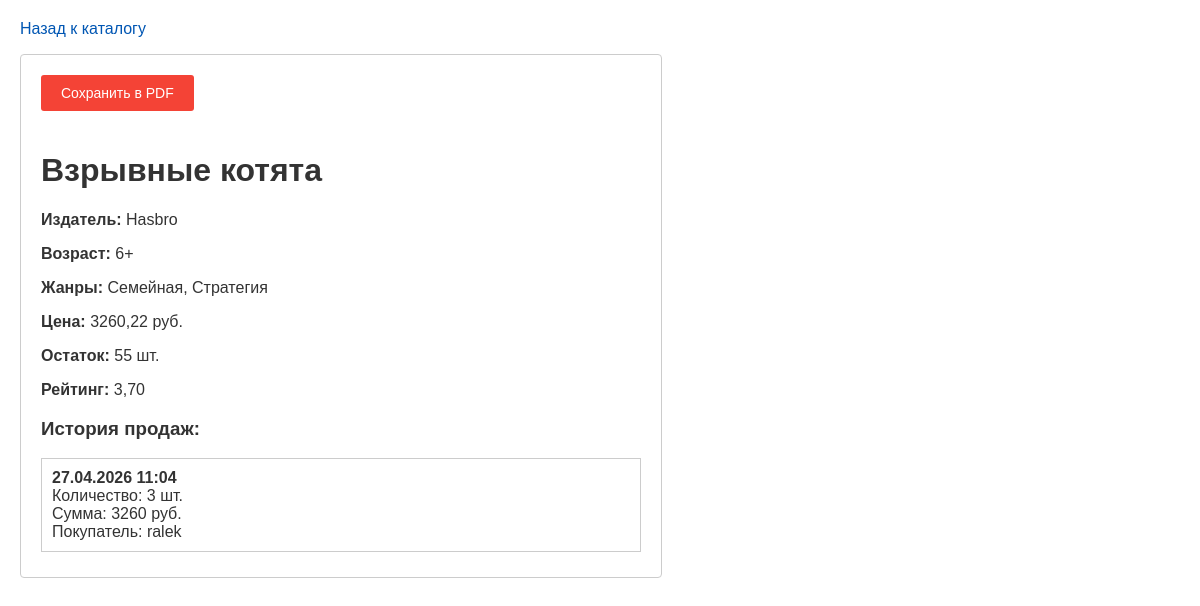
The page /game/32/ on the database its author committed.
### puzzlestore/models.py (models this page shows, shortened)
class BoardGame(models.Model):
    name = models.CharField(
        max_length=255,
        verbose_name="Название игры"
    )
    image = models.ImageField(
        upload_to='games/',
        blank=True,
        null=True,
        verbose_name="Изображение"
    )
    rules_file = models.FileField(
        upload_to='rules/',
        blank=True,
        null=True,
        verbose_name="Правила (PDF)",
        validators=[
            FileExtensionValidator(
                allowed_extensions=['pdf'],
                message='Файл правил должен быть в формате PDF'
            )
        ]
    )
    description = models.TextField(
        blank=True,
        null=True,
        verbose_name="Описание"
    )
    price = models.DecimalField(
        max_digits=10,
        decimal_places=2,
        verbose_name="Цена"
    )
    age_limit = models.ForeignKey(
        AgeLimit,
        on_delete=models.PROTECT,
        related_name='board_games',
        verbose_name="Возрастное ограничение"
    )
    publisher = models.ForeignKey(
        Publisher,
        on_delete=models.PROTECT,
        related_name='board_games',
        verbose_name="Издатель"
    )
    genres = models.ManyToManyField(
        Genre,
        verbose_name="Жанры",
        related_name='board_games'
    )
    creators = models.ManyToManyField(
        Creator,
        through='BoardGameCreator',
        through_fields=('game', 'creator'),
        verbose_name="Создатели",
        related_name='board_games'
    )
    current_stock = models.PositiveIntegerField(
        default=0,
        verbose_name="Текущий остаток на складе"
    )
    rating_avg = models.DecimalField(
        max_digits=3,
        decimal_places=2,
        blank=True,
        null=True,
        verbose_name="Средний рейтинг"
    )
    created_at = models.DateTimeField(
        auto_now_add=True,
        verbose_name="Дата добавления"
    )
    objects = BoardGameManager()
    class Meta:
        verbose_name = "Настольная игра"
        verbose_name_plural = "Настольные игры"
        ordering = ['-created_at']

class Publisher(models.Model):
    name = models.CharField(
        max_length=255,
        unique=True,
        verbose_name="Название издателя"
    )
    website = models.URLField(
        blank=True,
        null=True,
        verbose_name="Сайт издателя"
    )
    class Meta:
        verbose_name = "Издатель"
        verbose_name_plural = "Издатели"
        ordering = ['name']

class AgeLimit(models.Model):
    name = models.CharField(
        max_length=10,
        verbose_name="Название ограничения"
    )
    value = models.PositiveSmallIntegerField(
        verbose_name="Минимальный возраст"
    )
    class Meta:
        verbose_name = "Возрастное ограничение"
        verbose_name_plural = "Возрастные ограничения"
        ordering = ['value']

class Genre(models.Model):
    name = models.CharField(
        max_length=100,
        unique=True,
        verbose_name="Название жанра"
    )
    class Meta:
        verbose_name = "Жанр"
        verbose_name_plural = "Жанры"
        ordering = ['name']

class Sale(models.Model):
    STATUS_CHOICES = [
        ('new', 'Новый'),
        ('paid', 'Оплачен'),
        ('shipped', 'Отправлен'),
        ('delivered', 'Доставлен'),
        ('cancelled', 'Отменён'),
    ]
    game = models.ForeignKey(
        BoardGame,
        on_delete=models.PROTECT,
        related_name='sales',
        verbose_name="Игра"
    )
    quantity = models.PositiveIntegerField(
        verbose_name="Количество"
    )
    unit_price = models.DecimalField(
        max_digits=10,
        decimal_places=2,
        verbose_name="Цена продажи за единицу"
    )
    sale_date = models.DateTimeField(
        default=timezone.now,
        verbose_name="Дата продажи"
    )
    user = models.ForeignKey(
        User,
        on_delete=models.SET_NULL,
        blank=True,
        null=True,
        related_name='purchases',
        verbose_name="Покупатель"
    )
    status = models.CharField(
        max_length=20,
        choices=STATUS_CHOICES,
        default='new',
        verbose_name="Статус"
    )
    class Meta:
        verbose_name = "Продажа"
        verbose_name_plural = "Продажи"
        ordering = ['-sale_date']

### puzzlestore/views.py (the view)
# urls.py: path('game/<int:pk>/', views.game_detail, name='game_detail'),
def game_detail(request, pk):
    game = get_object_or_404(
        BoardGame.objects.select_related('publisher', 'age_limit'),
        pk=pk
    )
    sales = game.sales.select_related('user').all()
    creators = game.creators.all()
    genres = game.genres.all()
    context = {
        'game': game,
        'sales': sales,
        'creators': creators,
        'genres': genres,
    }
    return render(request, 'puzzlestore/game_detail.html', context)

### puzzlestore/templates/puzzlestore/game_detail.html (shortened to what this page needs)
<!DOCTYPE html>
<html>
<head>
</head>
<body>
    <p class="no-print"><a href="{% url 'puzzlestore:catalog' %}">Назад к каталогу</a></p>
    <div class="card">
        <button class="btn-print no-print" onclick="window.print()">
            Сохранить в PDF
        </button>
        <h1>{{ game.name }}</h1>
        <p><span class="label">Издатель:</span> {{ game.publisher.name }}</p>
        <p><span class="label">Возраст:</span> {{ game.age_limit.name }}</p>
        <p><span class="label">Жанры:</span>
            {% for genre in game.genres.all %}
                {{ genre.name }}{% if not forloop.last %}, {% endif %}
            {% endfor %}
        </p>
        <p><span class="label">Цена:</span> {{ game.price }} руб.</p>
        <p><span class="label">Остаток:</span> {{ game.current_stock }} шт.</p>
        <p><span class="label">Рейтинг:</span> {{ game.rating_avg|default:"—" }}</p>
        <h3>История продаж:</h3>
        {% for sale in sales %}
        <div class="sale">
            <strong>{{ sale.sale_date|date:"d.m.Y H:i" }}</strong><br>
            Количество: {{ sale.quantity }} шт.<br>
            Сумма: {{ sale.unit_price|add:0 }} руб.<br>
            {% if sale.user %}Покупатель: {{ sale.user.username }}{% else %}Гость{% endif %}
        </div>
        {% empty %}
        <p>Продаж пока нет</p>
        {% endfor %}
    </div>
</body>
</html>

### puzzlestore/templates/puzzlestore/game_detail.html (style rules this page uses)
body { font-family: Arial, sans-serif; margin: 20px; color: #333; }
.card { border: 1px solid #ccc; padding: 20px; border-radius: 4px; max-width: 600px; }
.label { font-weight: bold; }
.sale { border: 1px solid #ccc; padding: 10px; margin: 5px 0; }
a { color: #0056b3; text-decoration: none; }
.btn-print { background-color: #f44336; color: white; padding: 10px 20px; border: none; border-radius: 3px; cursor: pointer; font-size: 14px; margin-bottom: 20px; }

### rows shown on the page
BoardGame: name "Взрывные котята", publisher.name "Hasbro", age_limit.name "6+", price "3260,22", current_stock "55", rating_avg "3,70"
Genre: name "Семейная"
Genre: name "Стратегия"
Sale: sale_date "27.04.2026 11:04", quantity "3", unit_price|add "3260", user.username "ralek"
